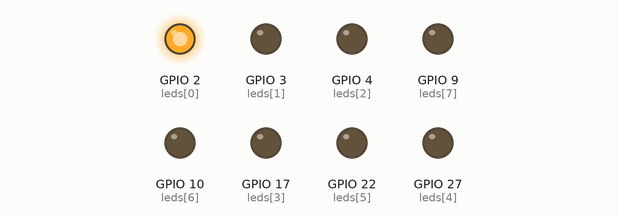
Simulated run of this program. Board: Raspberry Pi (BCM pin numbers). Parts: output pins drawn as LEDs (lit = HIGH). At 4.8 s the program stops and its outputs stay as they are.

Above: at 0.1 s.
At 0.7 s:
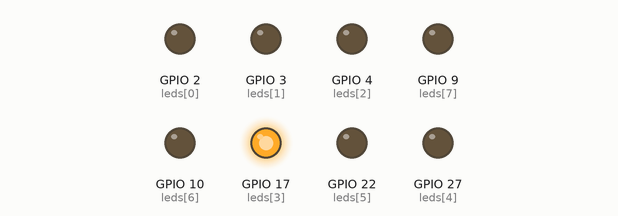
At 1.1 s:
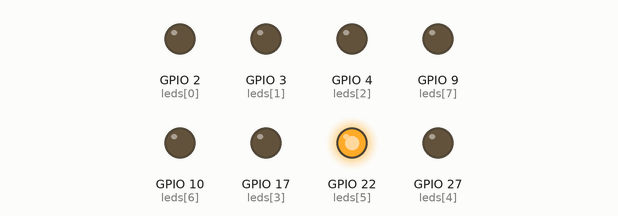
At 1.5 s:
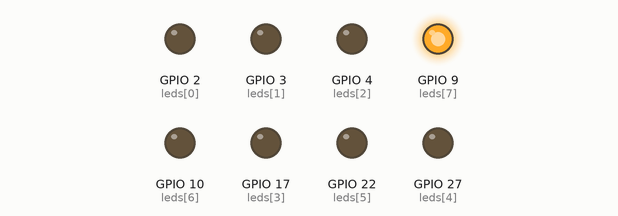
At 2.51 s:
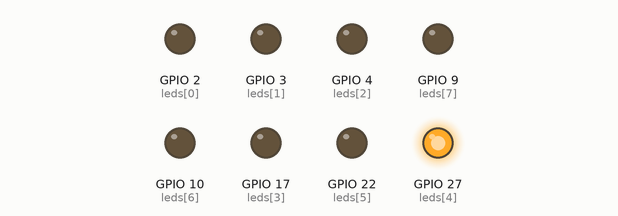
At 3.51 s:
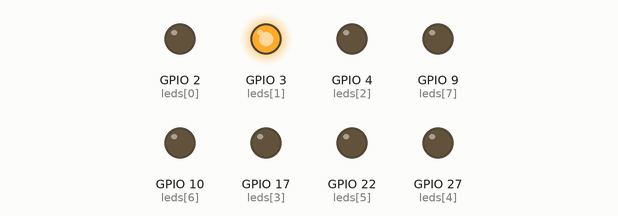
Timing chart, 0 to 3.8 s (numbered marks = the images above):
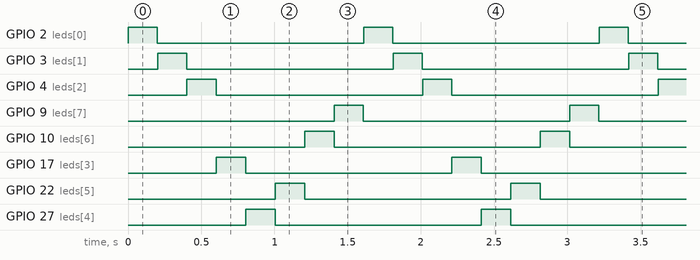

Measured:
- by itself, GPIO 2 (leds[0]), GPIO 3 (leds[1]), GPIO 4 (leds[2]): alternates HIGH for 0.20 s and LOW for 1.4 s, 6 changes in all, then stays LOW
- by itself, GPIO 9 (leds[7]), GPIO 10 (leds[6]), GPIO 17 (leds[3]), GPIO 22 (leds[5]), GPIO 27 (leds[4]): alternates HIGH for 0.20 s and LOW for 1.4 s

The program:

2-1-running-light.py
```python
import RPi.GPIO as GPIO
import time
GPIO.setmode(GPIO.BCM)

leds = [2, 3, 4, 17, 27, 22, 10, 9]
GPIO.setup(leds, GPIO.OUT)

for i in range(3):
    for j in leds:
        GPIO.output(j, 1)
        time.sleep(0.2)
        GPIO.output(j, 0)
        time.sleep(0.001)

GPIO.output(leds, 0)
GPIO.cleanup()
```
